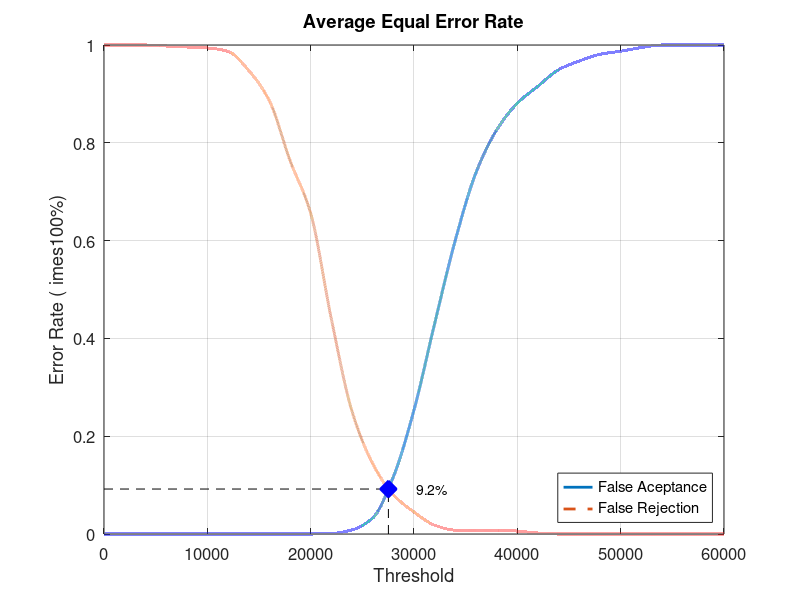
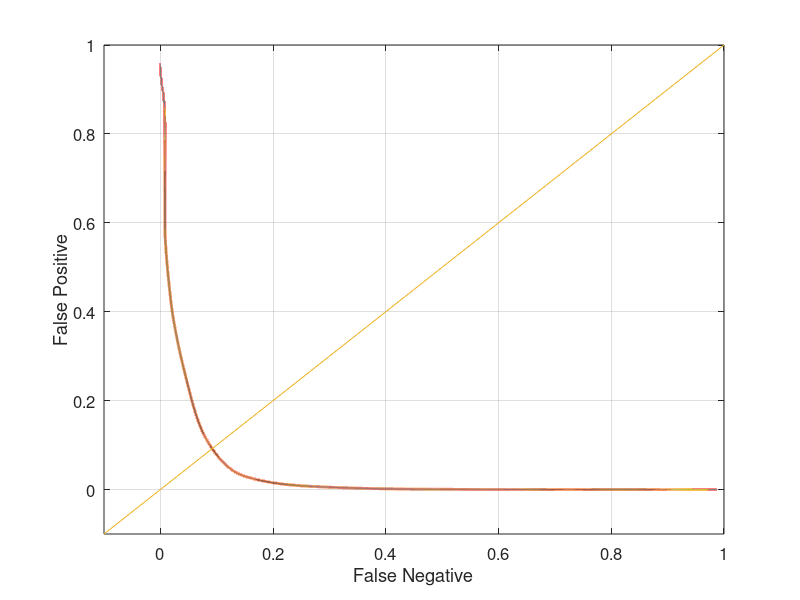

The MATLAB source for these figures, in order:
close all;
clear;
clc;
x = 0:2000:60000;
xq = 0:0.5:60000;

y0 = [0 0 0 0 0 0 0 0 0 0 0 0.00105263 0.00842105 0.0326316 0.116842 0.253684 0.430526 0.601053 0.738947 0.826316 0.881053 0.915789 0.949474 0.967368 0.981053 0.987368 0.994737 1 1 1 1]
yy0 = interp1(x, y0, xq, 'pchip');
y1 = [1 1 1 0.998 0.996 0.994 0.987 0.948 0.886 0.764 0.656 0.44 0.251 0.144 0.08 0.045 0.018 0.008 0.008 0.008 0.006 0.002 0 0 0 0 0 0 0 0 0]
yy1 = interp1(x, y1, xq, 'pchip');

% Calculating EER: 
y2 = abs(y0 - y1);
find(y2 == min(y2))
yy2 = abs(yy0 - yy1);
xEER = find(yy2 == min(yy2));
xEERIndex = xq(xEER) % X-axis EER
yEER = yy0(xEER) % Y-axis EER

main = figure
plot(xq, yy0,'-','LineWidth', 2);	hold on
plot(xq, yy1,'--','LineWidth', 2);	hold on
plot([xEERIndex xEERIndex], [0 yEER], 'k--');	hold on
plot([0 xEERIndex], [yEER yEER], 'k--');	hold on
plot(xEERIndex, yEER, 'bx', 'LineWidth', 10);	hold on
text(xEERIndex + 10 * xEERIndex / 100, yEER, [num2str(round((10000 * yEER)) / 100) '%'])
legend('False Aceptance', 'False Rejection', 'Location', 'SouthEast')
xlabel('Threshold')
ylabel('Error Rate (	imes100%)')
title('Average Equal Error Rate')
set(gca, 'FontSize', 12)
axis([0 60000 0 1])
grid on

print(main, 'Database4AverageMain', '-dpng');
FNRxFPR = figure('Color', [1 1 1]);
plot(yy1, yy0, '-', yy1, yy0, 'LineWidth', 2);
hold on
y = -0.1:0.1:1
plot(y, y); 
set(gca, 'FontSize', 12)
xlabel('False Negative')
ylabel('False Positive')
axis([-0.1 1 -0.1 1])
set(gca, 'FontSize', 12)
grid on

print(FNRxFPR, 'Database4AverageFNRxFPR','-dpng');
